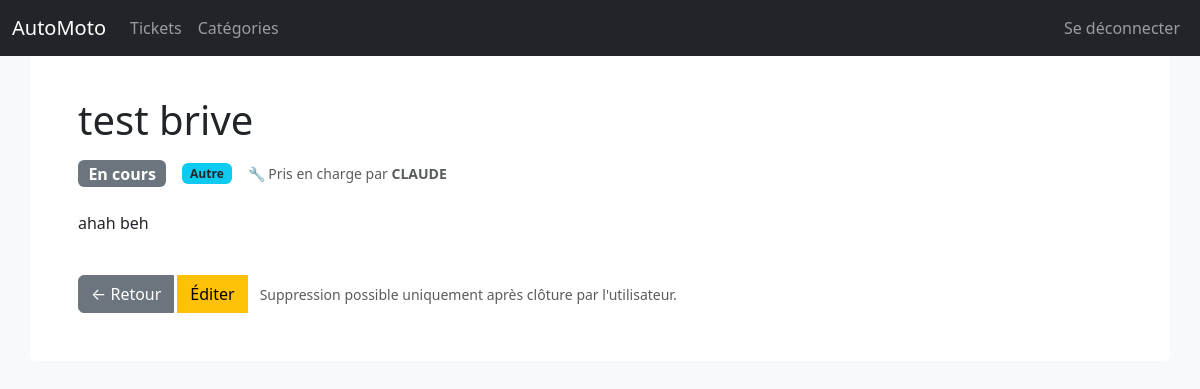
The page /ticket/show?id=15 (signed in) on the database its author committed.
### tables this page shows
CREATE TABLE `tickets` (
  `id` int(11) NOT NULL AUTO_INCREMENT,
  `objet` varchar(255) NOT NULL,
  `contenu` text NOT NULL,
  `iduser` int(11) DEFAULT NULL,
  `idstatut` int(11) DEFAULT NULL,
  `idcategorie` int(11) DEFAULT NULL,
  PRIMARY KEY (`id`),
  KEY `iduser` (`iduser`),
  KEY `idstatut` (`idstatut`),
  KEY `idcategorie` (`idcategorie`),
  CONSTRAINT `tickets_ibfk_1` FOREIGN KEY (`iduser`) REFERENCES `users` (`id`),
  CONSTRAINT `tickets_ibfk_2` FOREIGN KEY (`idstatut`) REFERENCES `statut` (`id`),
  CONSTRAINT `tickets_ibfk_3` FOREIGN KEY (`idcategorie`) REFERENCES `categories` (`id`)
);

CREATE TABLE `statut` (
  `id` int(11) NOT NULL AUTO_INCREMENT,
  `nom_statut` varchar(255) NOT NULL,
  PRIMARY KEY (`id`)
);

CREATE TABLE `categories` (
  `id` int(11) NOT NULL AUTO_INCREMENT,
  `nom_categorie` varchar(255) NOT NULL,
  `description` text DEFAULT NULL,
  PRIMARY KEY (`id`)
);

CREATE TABLE `users` (
  `id` int(11) NOT NULL AUTO_INCREMENT,
  `nom` varchar(255) NOT NULL,
  `pwd` varchar(255) NOT NULL,
  `profil_id` int(11) DEFAULT NULL,
  `agence_id` int(11) DEFAULT NULL,
  PRIMARY KEY (`id`),
  KEY `profil_id` (`profil_id`),
  KEY `users_ibfk_2` (`agence_id`),
  CONSTRAINT `users_ibfk_1` FOREIGN KEY (`profil_id`) REFERENCES `profils` (`id`),
  CONSTRAINT `users_ibfk_2` FOREIGN KEY (`agence_id`) REFERENCES `agences` (`id`)
);

### controllers/ticket/show.php (called while the page is built, shortened)
<?php
include ROOT.'/models/Ticket.php';
$ticket      = Ticket::getById((int)($_GET['id'] ?? 0));
view('/ticket/show', compact('ticket', 'profilId'));

### core/Router.php (called while the page is built, shortened)
<?php
class Router
{
    private $routes = [];
    public function run(string $url): void
    {
        $method = $_SERVER['REQUEST_METHOD'];
        $this->route = (array_key_exists($url, $this->routes[$method]))
            ? CTRL.($this->routes[$method][$url]->getAction().'.php')
            : CTRL.'error/404.php';
        include $this->route;
    }
    public function get(Route $route)
    {
        $this->routes['GET'][$route->getUrl()] = $route;
    }
    public function post(Route $route): void
    {
        $this->routes['POST'][$route->getUrl()] = $route;
    }
    public function patch(Route $route): void
    {
        $this->routes['PATCH'][$route->getUrl()] = $route;
    }
    public function delete(Route $route): void
    {
        $this->routes['DELETE'][$route->getUrl()] = $route;
    }
}

### public/index.php (called while the page is built, shortened)
<?php
include ROOT.'/config/bootstrap.php';
include CORE.'functions.php';
$router->run($_SERVER['PATH_INFO'] ?? '/');

### core/Model.php (called while the page is built, shortened)
<?php
class Model
{
    public static ?PDO $pdo = null;
    public static function getPdo(): PDO
    {
        if (is_null(self::$pdo)) {
            self::$pdo = new Pdo('mysql:host=localhost;dbname=ticket', 'root', '');
        }
        return self::$pdo;
    }
}

### models/Ticket.php (called while the page is built, shortened)
<?php
include_once CORE.'Model.php';
class Ticket extends Model
{
    private static string $joinTech = '
        LEFT JOIN assignation ON assignation.idtickets = tickets.id
        LEFT JOIN users AS technicien ON technicien.id = assignation.iduser
    ';
    public static function getById($id): array|false
    {
        $stmt = self::getPdo()->prepare('
            SELECT tickets.*, statut.nom_statut, technicien.nom AS tech_nom,
                   categories.nom_categorie
            FROM tickets
            JOIN statut ON tickets.idstatut = statut.id
            LEFT JOIN categories ON tickets.idcategorie = categories.id'
            . self::$joinTech . '
            WHERE tickets.id = :id
        ');
        $stmt->execute(['id' => $id]);
        return $stmt->fetch();
    }
}

### core/Session.php (called while the page is built, shortened)
<?php
class Session
{
    public static function keyExists(string $key): bool
    {
        return array_key_exists($key, $_SESSION);
    }
    public static function get(string $key, $default = null): array|string|null
    {
        if(self::keyExists($key)){
            return $_SESSION[$key];
        }else{
            return $default;
        }
    }
    private static function sessionStarted(): bool
    {
        return (session_status() === PHP_SESSION_ACTIVE);
    }
}

### views/ticket/show.php (the view, shortened to what this page needs)
<?php
$sessionUser    = Session::get('user');
$profilId       = (int)$sessionUser['profil_id'];
$idStatut       = (int)$ticket['idstatut'];
$STATUT_CLOS    = 3;
$STATUT_CLOTURE = 4;
$peutCloturer = ($profilId === 3 && $idStatut === $STATUT_CLOS);
$peutEditer = ($profilId !== 3)
    || ($profilId === 3 && in_array($idStatut, [1, 2, $STATUT_CLOS]));
?>
<h1 class="pb-2"><?= htmlspecialchars($ticket['objet']) ?></h1>
<div class="d-flex align-items-center gap-3 mb-4">
    <span class="badge bg-secondary fs-6"><?= htmlspecialchars($ticket['nom_statut']) ?></span>
    <?php if (!empty($ticket['nom_categorie'])): ?>
        <span class="badge bg-info text-dark"><?= htmlspecialchars($ticket['nom_categorie']) ?></span>
    <?php endif; ?>
    <?php if ($profilId !== 3): ?>
        <?php if (!empty($ticket['tech_nom'])): ?>
            <span class="text-muted small">
                🔧 Pris en charge par <strong><?= htmlspecialchars($ticket['tech_nom']) ?></strong>
            </span>
        <?php else: ?>
            <span class="text-muted small">Aucun technicien assigné</span>
        <?php endif; ?>
    <?php endif; ?>
</div>
<p><?= nl2br(htmlspecialchars($ticket['contenu'])) ?></p>
<div class="btn-group mt-4 flex-wrap gap-1">
    <a href="/ticket" class="btn btn-secondary">← Retour</a>
    <?php if ($peutEditer): ?>
        <a href="/ticket/edit?id=<?= $ticket['id'] ?>" class="btn btn-warning">
            <?= $peutCloturer ? '✔ Clôturer' : 'Éditer' ?>
        </a>
    <?php endif; ?>
    <?php if ($profilId === 2 && $idStatut !== $STATUT_CLOTURE): ?>
        <span class="text-muted align-self-center ms-2 small">
            Suppression possible uniquement après clôture par l'utilisateur.
        </span>
    <?php endif; ?>
</div>

### rows shown on the page
tickets: objet "test brive", idstatut.nom_statut "En cours", idcategorie.nom_categorie "Autre", users.nom "CLAUDE", contenu "ahah beh"

### other values the page prints
$title "Tickets Catégories"
